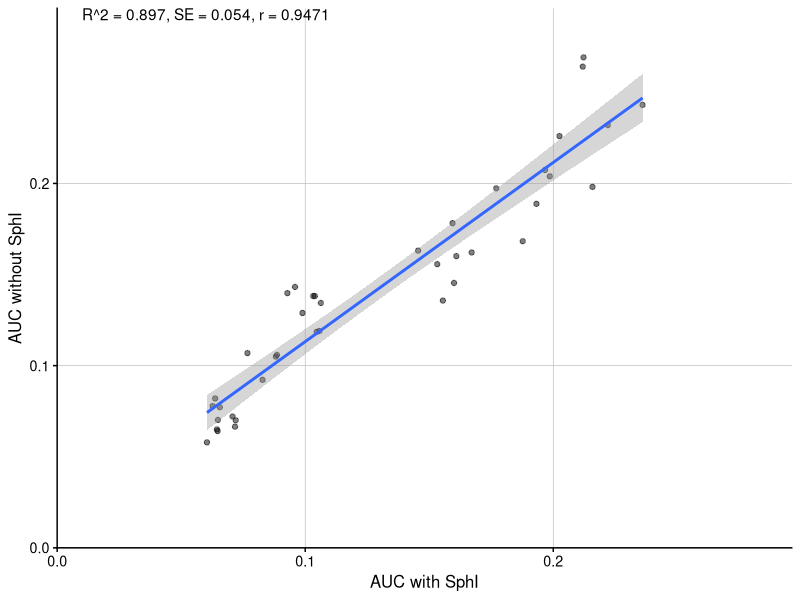
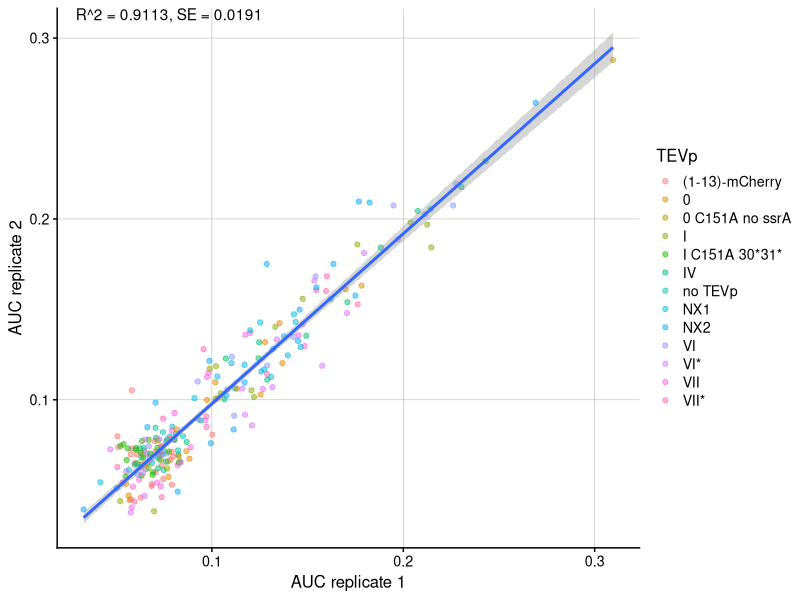
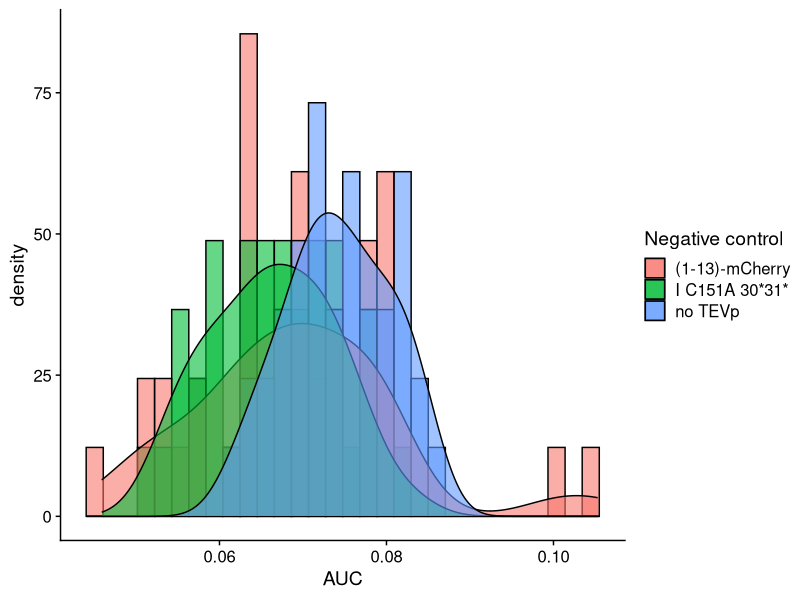
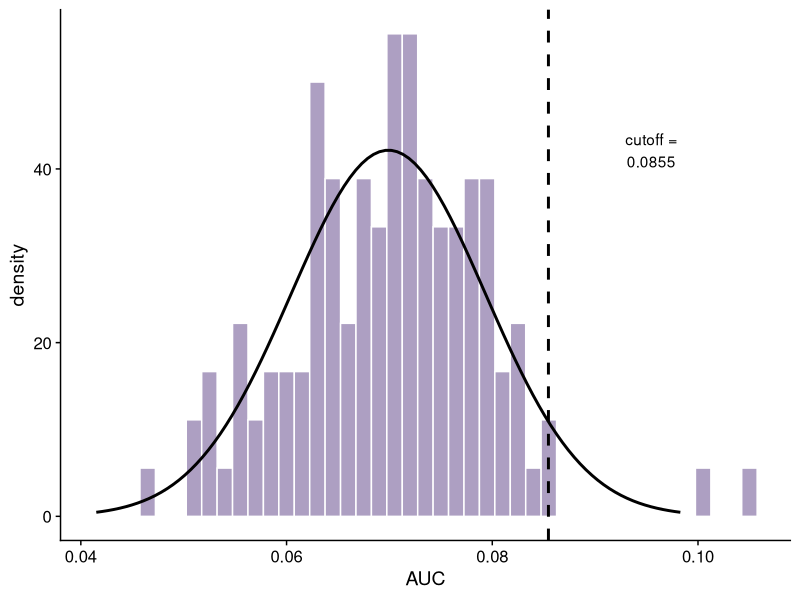
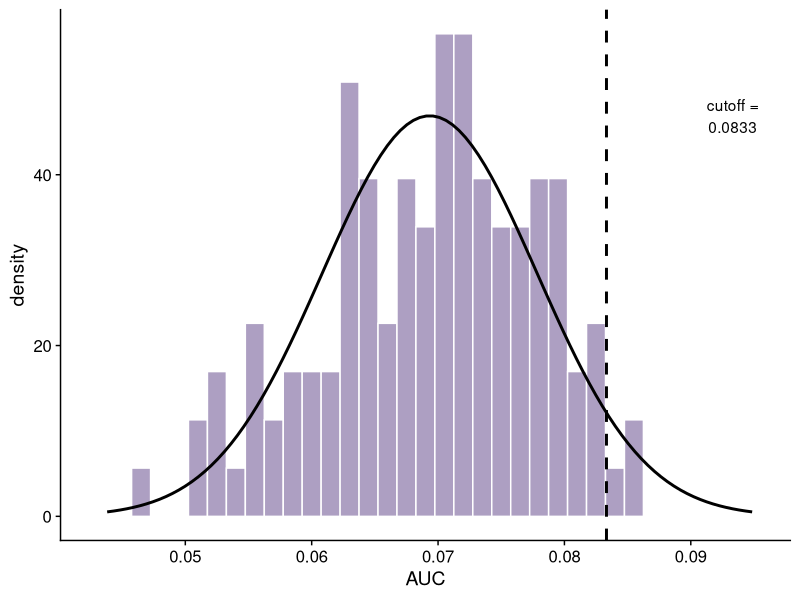
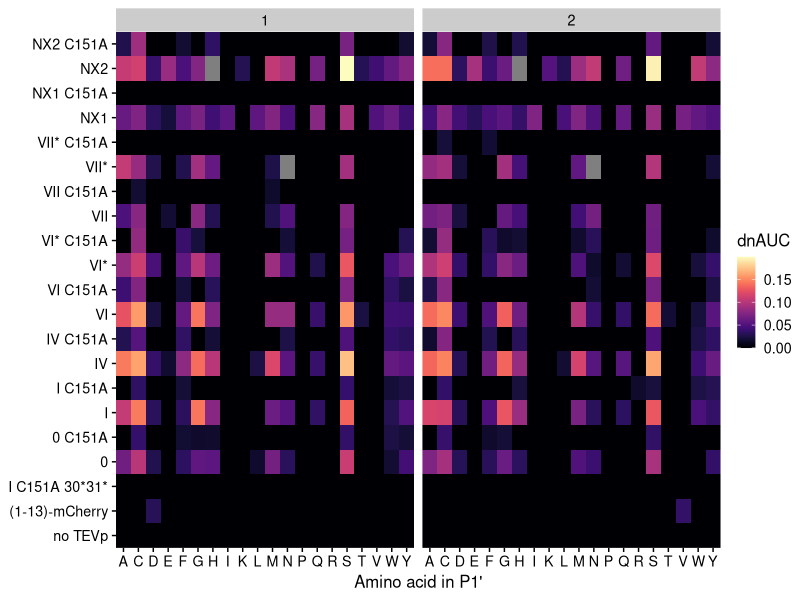
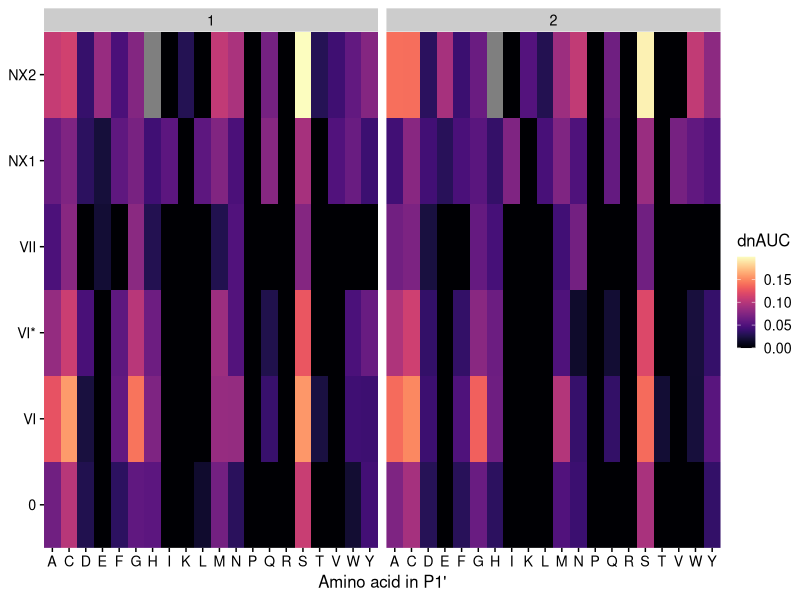
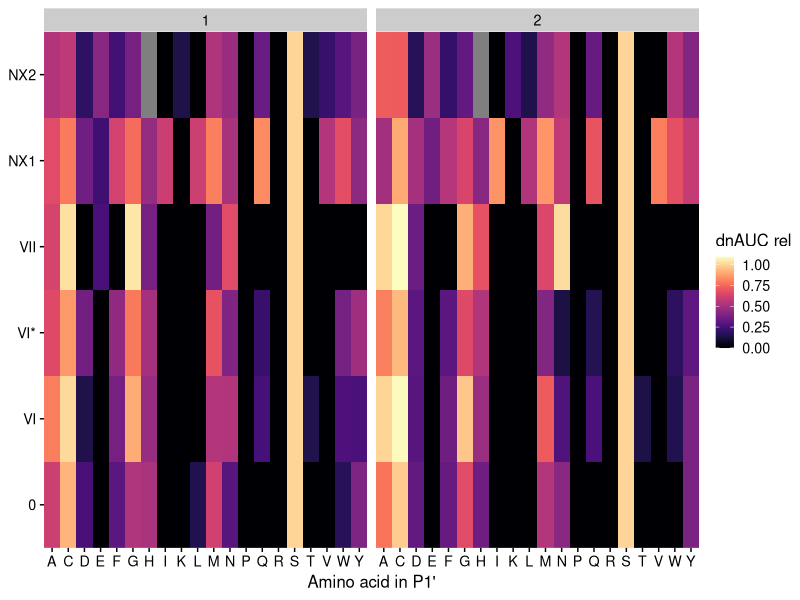

Reproduce these figures in R, in order.
# load libraries
library(tidyverse)
library(viridis)
library(cowplot)
library(ggseqlogo)


# create folders ----------------------------------------------------------

# create a folder to store the individual plots in
dir.create("./01_internal_controls")
dir.create("./01_internal_controls/results")
dir.create("./01_internal_controls/plots")
dir.create("./01_internal_controls/plots/heatmaps")
dir.create("./01_internal_controls/plots/reproducibility")
dir.create("./01_internal_controls/plots/negative_controls")

# prepare data ------------------------------------------------------------


# read data
data <- read.table("./data/02_data_AUC_all.txt", sep = "\t", header = TRUE)

# remove duplicate entries that stem from a mistake in previous data processing 
data <- data %>% filter( !(TEVs == "ENLYFQS" & library.ID == "libLH016"),
                         !(TEVs == "ENLYFQS" & library.ID == "libLH019"))

# format data
data <- data %>% 
  mutate(TEVs_pos = "P1'", # add column stating that P1` was mutated
         TEVs_AA = gsub("ENLYFQ", "", data$TEVs)) # write AA of mutated position in separate column)

# rename positive control
data$TEVp[data$Note == "positive control"] <- "0 C151A no ssrA"

# get data of controls with SphI site next to TEVs
withSphI <- data %>%
  # filter for internal controls containing SphI
  filter(SphI.downstream.of.TEVs == 'yes',
         min >= 20) %>%
  # select only important columns
  select(rep, TEVp, Note, TEVs_AA, AUC4) %>%
  rename(AUC = AUC4)

# filter and clean up data set 
data <- data %>% 
  # filter for internal controls
  filter(library.ID %in% c('libLH015', 'libLH016', 'libLH019')) %>%
  # remove MBP as it was underrepresented and is not a good negative control
  filter(TEVp != "MBP") %>%
  # clean up table
  select(TEVp, Note, TEVs, rep, TEVs_pos, TEVs_AA, t1, t2, t3, t4, t5, sum, min, AUC4) %>%
  rename("AUC" = "AUC4")

# save table of controls
write.table(data, file = "./01_internal_controls/results/internal_controls.txt", sep = "\t", row.names=FALSE, quote = F)



# Effect of SphI ----------------------------------------------------------


checkSphI <- inner_join(withSphI, 
                        data %>% select(names(withSphI)),
                       by = c("TEVp", "TEVs_AA", "Note", "rep"),
                       suffix = c("_withSphI", "_withoutSphI"))

# create linear model
fit <- lm(AUC_withoutSphI ~ AUC_withSphI, data = checkSphI)

# plot
p <-  ggplot(checkSphI, aes(x = AUC_withSphI, y = AUC_withoutSphI)) +
  geom_point(alpha = 0.5) +
  stat_smooth(method = "lm", formula = y ~ x, se = TRUE) +
  annotate("text", x = -Inf, y = Inf,
           label = paste0("R^2 = ", 
                          round(summary(fit)$r.squared, 4),
                          ", SE = ",
                          round(summary(fit)$coefficients[2, "Std. Error"], 4),
                          ", r = ",
                          round(cor(checkSphI$AUC_withSphI, checkSphI$AUC_withoutSphI, use = "pairwise.complete.obs", method = 'pearson'), 4)),
           hjust = -0.1, vjust = 1) +
  theme_cowplot(font_size = 12) +
  theme(panel.grid.major = element_line(colour = "grey70", size = 0.2),
        panel.grid.minor = element_blank()) +
  xlab("AUC with SphI") +
  ylab("AUC without SphI") +
  scale_x_continuous(limits = c(0, 1.1*max(c(checkSphI$AUC_withoutSphI, checkSphI$AUC_withSphI))), expand = c(0, 0)) +
  scale_y_continuous(limits = c(0, 1.1*max(c(checkSphI$AUC_withoutSphI, checkSphI$AUC_withSphI))), expand = c(0, 0))

# show plot
print(p)
# and save to file
save_plot(p, filename = "./01_internal_controls/plots/WithSphI_vs_withoutSphI_AUC.pdf",
          base_height = 3,
          base_asp = 1.4)

# 2_reproducibility --------------------------------------------------------------

## among replicates ----

# create a correlation plot

# format data
replicates <- data %>%
  filter(min >= 20) %>%
  filter(Note != "neg ctrl catalysis") %>% # kick out C151A variants
  select(TEVp, TEVs, AUC, rep) %>%
  pivot_wider(., names_from = rep, values_from = AUC, names_prefix = "rep")

# create linear model
fit <- lm(rep2 ~ rep1, data = replicates)

# plot
p <-  ggplot(replicates, aes(x = rep1, y = rep2)) +
  geom_point(alpha = 0.5, aes(color = TEVp)) +
  stat_smooth(method = "lm", formula = y ~ x, se = TRUE) +
  annotate("text", x = -Inf, y = Inf,
           label = paste0("R^2 = ", 
                          round(summary(fit)$r.squared, 4),
                          ", SE = ",
                          round(summary(fit)$coefficients[2, "Std. Error"], 4)),
           hjust = -0.1, vjust = 1) +
  theme_cowplot(font_size = 12) +
  theme(panel.grid.major = element_line(colour = "grey70", size = 0.2),
        panel.grid.minor = element_blank()) +
  xlab("AUC replicate 1") +
  ylab("AUC replicate 2")
# show plot
print(p)
# and save to file
save_plot(p, filename = "./01_internal_controls/plots/reproducibility/replicates.pdf",
          base_asp = 1.618)

# 3_negative controls -----------------------------------------------------

## define noise in the data ----

# get all negative controls
neg_ctrls <- data %>%
  filter(min >= 20) %>%
  filter(TEVp %in% c('no TEVp', '(1-13)-mCherry', 'I C151A 30*31*')) %>%
  select(TEVp, TEVs, rep, AUC) %>%
  arrange(desc(AUC))

# save table
write.table(neg_ctrls, file = "./01_internal_controls/results/neg_ctrls.txt", sep = "\t", row.names=FALSE, quote = F)

# check for normal distribution of data
shapiro.test(neg_ctrls$AUC)
# p–value is lower than 0.05, so we cannot assume the normality

# plot the three different negative controls to see which data point might cause 
# the low p-value in the Shapiro test
p <- ggplot(neg_ctrls, aes(x = AUC, fill = TEVp)) +
  geom_histogram(aes(y = after_stat(density)), position = "identity", alpha = 0.6, color = "black")+
  geom_density(alpha = 0.6) +
  theme_cowplot() +
  labs(fill = "Negative control")
# show plot
print(p)
# save plot
save_plot(p, filename = "./01_internal_controls/plots/negative_controls/distribution_individual.pdf")

# test if the individual negative controls show a normal distribution
shapiro.test(neg_ctrls %>% filter(TEVp == "no TEVp") %>% pull(AUC))
shapiro.test(neg_ctrls %>% filter(TEVp == "I C151A 30*31*") %>% pull(AUC))
shapiro.test(neg_ctrls %>% filter(TEVp == "(1-13)-mCherry") %>% pull(AUC))

# test again after removal of the two data points with highest AUC in the mCherry control
shapiro.test(neg_ctrls %>% filter(TEVp == "(1-13)-mCherry", AUC <= 0.09) %>% pull(AUC))

# test for normal distribution across all three negative controls
shapiro.test(neg_ctrls %>% filter(AUC <= 0.09) %>% pull(AUC))
# normal distribution! 

# fit a normal distribution on the data
library(MASS)
fit <- fitdistr(neg_ctrls$AUC, "normal")
fit

# define a cut off as the value under which a samples falls with a 
# probability of 95%
cutoff <- qnorm(0.95, mean = fit$estimate[1], sd = fit$estimate[2])
cutoff

# # repeat after removing the two outliers
fit2 <- fitdistr(neg_ctrls %>% filter(AUC <= 0.09) %>% pull(AUC), "normal")
fit2
cutoff2 <- qnorm(0.95, mean = fit2$estimate[1], sd = fit2$estimate[2])
cutoff2

## unload the MASS package to avoid conflicts with tidyverse
detach("package:MASS", unload=TRUE)


# plotting of the fitted normal distribution before removing outliers

mu <- fit$estimate[1]
sigma <- fit$estimate[2]
# generate a data frame with values of the normal distribution created using the fit
range <- seq(mu - 3*sigma, mu + 3*sigma, length.out = 100)
density <- dnorm(range, mean = mu, sd = sigma)
df_nd <- data.frame(x = range, y = density)

# plot
p <- ggplot() + 
  geom_histogram(data = neg_ctrls,
                 aes(x = AUC, y = after_stat(density)), 
                 binwidth = 0.0015,
                 fill = viridis::magma(n = 12)[3], color = 'white', alpha = 0.4) +
  geom_line(data = df_nd, aes(x = x, y = y), color = 'black', size = 1) +
  theme_cowplot() +
  geom_vline(xintercept = cutoff, linetype = "dashed", color = "black", size = 1) +
  annotate("text", x = cutoff + 0.01, y = max(df_nd$y), 
           label = paste0("cutoff =\n", round(cutoff, 4)), 
           color = 'black')

# show plot
print(p)
# save plot
save_plot(p, filename = "./01_internal_controls/plots/negative_controls/distribution_fitted.pdf",
          base_asp = 1)

# plotting of the fitted normal distribution after removing outliers

mu2 <- fit2$estimate[1]
sigma2 <- fit2$estimate[2]
# generate a data frame with values of the normal distribution created using the fit
range <- seq(mu2 - 3*sigma2, mu2 + 3*sigma2, length.out = 100)
density <- dnorm(range, mean = mu2, sd = sigma2)
df_nd <- data.frame(x = range, y = density)



# plot
p <- ggplot() + 
  geom_histogram(data = filter(neg_ctrls, AUC <= 0.09), 
                 aes(x = AUC, y = after_stat(density)), 
                 binwidth = 0.0015,
                 fill = viridis::magma(n = 12)[3], color = 'white', alpha = 0.4) +
  geom_line(data = df_nd, aes(x = x, y = y), color = 'black', size = 1) +
  theme_cowplot() +
  geom_vline(xintercept = cutoff2, linetype = "dashed", color = 'black', size = 1) +
  annotate("text", x = cutoff2 + 0.01, y = max(df_nd$y), 
           label = paste0("cutoff =\n", round(cutoff2, 4)), 
           color = 'black')

# show plot
print(p)
# save plot
save_plot(p, filename = "./01_internal_controls/plots/negative_controls/distribution_fitted_clean.pdf",
          base_asp = 1)


# collect noise results in a table
df_noise <- data.frame(outlier_removed = c(FALSE, TRUE),
                       cutoff = c(cutoff, cutoff2),
                       mu = c(mu, mu2),
                       sigma = c(sigma, sigma2))
# save table of noise results
write.table(df_noise, file = "./01_internal_controls/results/df_noise.txt", sep = "\t", row.names=FALSE, quote = F)



## manipulate data acc. to noise ----

# calculate noise-blanked values (delta noise AUC)
# to that end, set all values below the cutoff to the mean of the noise
# then blank to the mean of the noise
# here, we use the the cutoff calculated before removing the outlieres, to be 
# consistent with data analyses of future experiments
data$dnAUC <- ifelse(data$AUC <= cutoff, mu, data$AUC)-mu

### noise blanked values rel to wt TEVs
# get values of noise-blanked wt TEVs
nblanked_ENLYFQS <- data %>% filter(TEVs == "ENLYFQS") %>% select(rep, TEVp, dnAUC) %>% rename("nblanked_ENLYFQS" = "dnAUC")
# join data with these values
data <- full_join(data, nblanked_ENLYFQS, by = c("TEVp", "rep")) 
# calculate normalized blanked values
data <- data %>% mutate(dnAUCrel = dnAUC / nblanked_ENLYFQS)




# 5_P1' heat maps  ----------------------------------------------------------

## to plot heat maps of P1' specificity profiles ----

# manually define the order of TEVp variants
TEVp_levels <- c(
  'no TEVp', '(1-13)-mCherry', "MBP", "I C151A 30*31*", "0 C151A no ssrA",
  '0', "0 C151A", 
  "I", "I C151A",
  'IV', "IV C151A",
  'VI', 'VI C151A',
  'VI*', 'VI* C151A',
  'VII', 'VII C151A',
  'VII*', 'VII* C151A',
  'NX1', 'NX1 C151A',
  'NX2', 'NX2 C151A')

# write function to generate P1' heat maps showing both replicates
heatmap_P1p_rep <- function(
  TEVp_var, activity, legend, file_name, height, asp_ratio){
  # preparing data for the plot
  plot_data <- filter(data,
                      min >= 10,
                      TEVp %in% TEVp_var,
                      TEVs != "ENLYFQ-")
  # add the TEVp x TEVs combinations that were not covered in the screen and set the value to NA
  # this is important to have a grey box in the heatmap for missing values
  # create mock data frame with all unique TEVp, TEVp position and TEVs AA combinations - 3381 lines
  df_combinations <- expand.grid(
    TEVp = unique(plot_data$TEVp),
    TEVs_AA = unique(plot_data$TEVs_AA),
    rep = unique(plot_data$rep))
  # merge with data of actually measured TEVp x TEVs combinations
  plot_data <- plot_data %>%
    full_join(., df_combinations,
              by = c("TEVp", "TEVs_AA", "rep")) %>%
    # give the name "values" to the column that should be plotted and is defined by "activity"
    rename(values = all_of(activity))
  
  # plotting
  p <- ggplot(plot_data, aes(x = TEVs_AA, 
                             y = factor(TEVp, levels = TEVp_levels), 
                             fill = values)) +
    geom_tile() + # make heat map
    scale_fill_viridis(option="magma") +
    theme_cowplot(font_size = 12) +
    theme(axis.line = element_blank()) +
    theme(axis.title.y = element_blank()) +
    labs(fill = legend) +
    scale_x_discrete(name = "Amino acid in P1'", expand = c(0, 0)) +
    scale_y_discrete(expand = c(0, 0)) +
    facet_wrap(~rep)
  
  # show plot
  print(p)
  
  # save plot to file
  save_plot(p, filename = paste0("./01_internal_controls/plots/heatmaps/", file_name, ".pdf"),
            base_height = height,
            base_asp = asp_ratio)
}

# write function to generate P1' heat maps showing only one replicate
heatmap_P1p <- function(
  replicate, TEVp_var, activity, legend, file_name, height, asp_ratio){
  # preparing data for the plot
  plot_data <- filter(data,
                      min >= 10,
                      rep == replicate,
                      TEVp %in% TEVp_var,
                      TEVs != "ENLYFQ-")
  # add the TEVp x TEVs combinations that were not covered in the screen and set the value to NA
  # this is important to have a grey box in the heatmap for missing values
  # create mock data frame with all unique TEVp, TEVp position and TEVs AA combinations - 3381 lines
  df_combinations <- expand.grid(
    TEVp = unique(plot_data$TEVp),
    TEVs_AA = unique(plot_data$TEVs_AA),
    rep = replicate)
  # merge with data of actually measured TEVp x TEVs combinations
  plot_data <- plot_data %>%
    full_join(., df_combinations,
              by = c("TEVp", "TEVs_AA")) %>%
    # give the name "values" to the column that should be plotted and is defined by "activity"
    rename(values = all_of(activity))
  
  # plotting
  p <- ggplot(plot_data, aes(x = TEVs_AA, 
                             y = factor(TEVp, levels = TEVp_levels), 
                             fill = values)) +
    geom_tile() + # make heat map
    scale_fill_viridis(option="magma") +
    theme_cowplot(font_size = 12) +
    theme(axis.line = element_blank()) +
    theme(axis.title.y = element_blank()) +
    labs(fill = legend) +
    scale_x_discrete(name = "Amino acid in P1'", expand = c(0, 0)) +
    scale_y_discrete(expand = c(0, 0))
  
  # show plot
  print(p)
  
  # save plot to file
  save_plot(p, filename = paste0("./01_internal_controls/plots/heatmaps/", file_name, ".pdf"),
            base_height = height,
            base_asp = asp_ratio)
}


## dnAUC: noise-blanked AUCs ----

# heat map of all variants showing blanked AUC values
heatmap_P1p_rep(TEVp_var = pull(data, TEVp),
                activity = "dnAUC",
                legend = "dnAUC",
                file_name = "all_variants_dnAUC",
                height = 5, 
                asp_ratio = 1.618)

# heat map of all TEVp variants Luzi performed in vitro tests with
heatmap_P1p_rep(TEVp_var = c('0', 'VI', 'VI*', 'VII', 'NX1', 'NX2'),
                activity = "dnAUC",
                legend = "dnAUC",
                file_name = "comp_variants_dnAUC",
                height = 3.71,
                asp_ratio = 1.618)

## dnAUCrel: noise-blanked AUCs rel to wt TEVs ----

# heat map of all TEVp variants Luzi performed in vitro tests with
heatmap_P1p_rep(TEVp_var = c('0', 'VI', 'VI*', 'VII', 'NX1', 'NX2'),
                activity = "dnAUCrel",
                legend = "dnAUC rel",
                file_name = "comp_variants_dnAUC_rel",
                height = 3.71,
                asp_ratio = 1.618)
